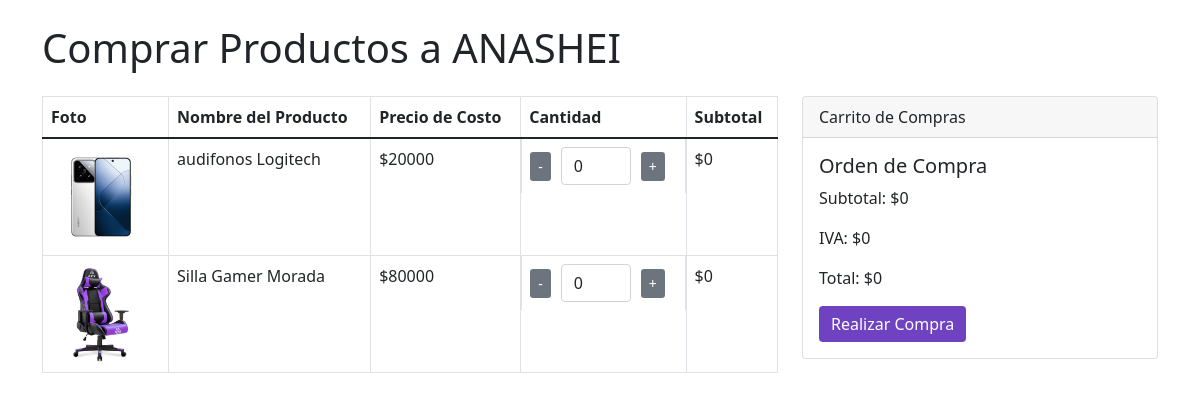
The page /proveedor/28/productos/ on the database as committed earlier.
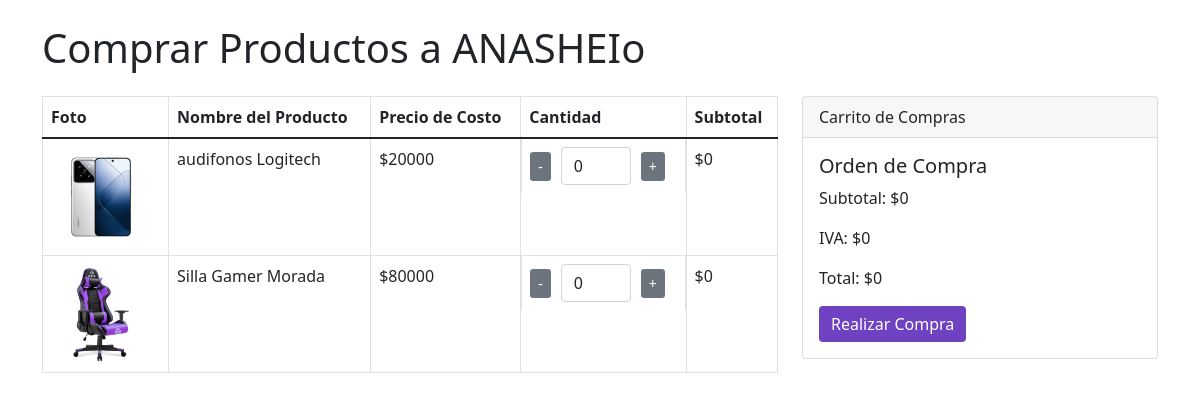
The same page on the database as committed later.
### menu/models.py (models this page shows, shortened)
class Proveedor(models.Model):
    id_proveedor = models.AutoField(primary_key=True, editable=False)
    rut_empresa = models.CharField(max_length=13, verbose_name='RUT de la Empresa')
    nombre_empresa = models.CharField(max_length=100, verbose_name='Nombre de la Empresa')
    representante_legal = models.CharField(max_length=100, verbose_name='Representante Legal', default="")
    contacto_empresa = models.CharField(max_length=50, verbose_name='Contacto de la Empresa')
    direccion_proveedor = models.CharField(max_length=255, verbose_name='Dirección', default="sin direccion")
    email_proveedor = models.EmailField(max_length=70, unique=True, null=True, blank=True)

### menu/views.py (the view)
# urls.py: path('proveedor/<int:proveedor_id>/productos/', ver_productos_proveedor, name='ver_productos_proveedor'),
def ver_productos_proveedor(request, proveedor_id):
    proveedor = get_object_or_404(Proveedor, pk=proveedor_id)
    productos = Producto.objects.filter(proveedor=proveedor)
    return render(request, 'productos_proveedor.html', {'productos': productos, 'proveedor': proveedor})

### menu/context_processors.py (called while the page is built)
def carrito_items_count(request):
    if request.user.is_authenticated:
        cart, created = Cart.objects.get_or_create(user=request.user)
        carrito_items_count = CartItem.objects.filter(cart=cart).aggregate(total_quantity=Sum('quantity'))['total_quantity'] or 0
    else:
        carrito_items_count = 0
    return {
        'carrito_items_count': carrito_items_count
    }

### menu/templates/productos_proveedor.html (shortened to what this page needs)
<!DOCTYPE html>
<html lang="es">
<head>
    <link href="https://cdn.jsdelivr.net/npm/bootstrap@5.1.3/dist/css/bootstrap.min.css" rel="stylesheet">
</head>
<body>
    <div class="container mt-4">
        <h1 class="mb-4">Comprar Productos a {{ proveedor.nombre_empresa }}</h1>
        <form method="post" action="{% url 'crear_compra' proveedor.id_proveedor %}" id="compraForm">
            <div class="row">
                <div class="col-md-8">
                    <table class="table table-bordered" id="productosTable">
                        <thead>
                            <tr>
                                <th>Foto</th>
                                <th>Nombre del Producto</th>
                                <th>Precio de Costo</th>
                                <th>Cantidad</th>
                                <th>Subtotal</th>
                            </tr>
                        </thead>
                        <tbody>
                            {% for producto in productos %}
                            <tr>
                                <td>
                                    {% if producto.foto_producto %}
                                        <img src="{{ producto.foto_producto.url }}" alt="{{ producto.nombre_producto }}" style="width: 100px;">
                                    {% else %}
                                        No Image
                                    {% endif %}
                                </td>
                                <td>{{ producto.nombre_producto }}</td>
                                <td>
                                    $<span class="precio">{{ producto.precio_costo|floatformat:0 }}</span>
                                </td>
                                <td class="cantidad-input">
                                    <button type="button" class="btn btn-secondary btn-sm" onclick="changeCantidad(this, -1)">-</button>
                                    <input type="number" name="cantidad_{{ producto.id_producto }}" class="form-control cantidad" data-precio="{{ producto.precio_costo }}" value="0" min="0">
                                    <button type="button" class="btn btn-secondary btn-sm" onclick="changeCantidad(this, 1)">+</button>
                                </td>
                                <td>
                                    $<span class="subtotal">{{ producto.precio_costo }}</span>
                                </td>
                            </tr>
                            {% endfor %}
                        </tbody>
                    </table>
                </div>
                <div class="col-md-4">
                    <div class="card">
                        <div class="card-header">Carrito de Compras</div>
                        <div class="card-body">
                            <h5 class="card-title">Orden de Compra</h5>
                            <p class="card-text">Subtotal: $<span id="totalSubtotal">0</span></p>
                            <p class="card-text">IVA: $<span id="totalIVA">0</span></p>
                            <p class="card-text">Total: $<span id="grandTotal">0</span></p>
                            <button type="button" class="btn btn-primary" data-bs-toggle="modal" data-bs-target="#confirmModal">Realizar Compra</button>
                        </div>
                    </div>
                </div>
            </div>
        </form>
    </div>
</body>
</html>

Rows that differ between the two databases and show on the page:
changed Proveedor: nombre_empresa "ANASHEI" → "ANASHEIo"
